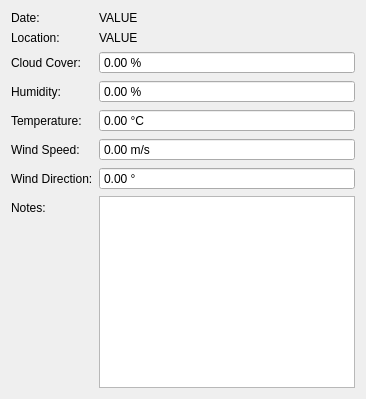
           <widget class="QWidget" name="flight_weather_tab">
            <attribute name="title">
             <string>Weather</string>
            </attribute>
            <layout class="QVBoxLayout" name="verticalLayout_27">
             <item>
              <layout class="QFormLayout" name="formLayout_15">
               <item row="2" column="0">
                <widget class="QLabel" name="label_63">
                 <property name="text">
                  <string>Cloud Cover:</string>
                 </property>
                </widget>
               </item>
               <item row="3" column="0">
                <widget class="QLabel" name="label_80">
                 <property name="text">
                  <string>Humidity:</string>
                 </property>
                </widget>
               </item>
               <item row="4" column="0">
                <widget class="QLabel" name="label_82">
                 <property name="text">
                  <string>Temperature:</string>
                 </property>
                </widget>
               </item>
               <item row="5" column="0">
                <widget class="QLabel" name="label_83">
                 <property name="text">
                  <string>Wind Speed:</string>
                 </property>
                </widget>
               </item>
               <item row="6" column="0">
                <widget class="QLabel" name="label_84">
                 <property name="text">
                  <string>Wind Direction:</string>
                 </property>
                </widget>
               </item>
               <item row="7" column="0">
                <widget class="QLabel" name="label_81">
                 <property name="text">
                  <string>Notes:</string>
                 </property>
                </widget>
               </item>
               <item row="7" column="1">
                <widget class="QPlainTextEdit" name="flight_weather_notes_plaintextedit"/>
               </item>
               <item row="2" column="1">
                <widget class="QDoubleSpinBox" name="flight_weather_cloud_cover_spinbox">
                 <property name="buttonSymbols">
                  <enum>QAbstractSpinBox::NoButtons</enum>
                 </property>
                 <property name="suffix">
                  <string> %</string>
                 </property>
                </widget>
               </item>
               <item row="3" column="1">
                <widget class="QDoubleSpinBox" name="flight_weather_humidity_spinbox">
                 <property name="buttonSymbols">
                  <enum>QAbstractSpinBox::NoButtons</enum>
                 </property>
                 <property name="suffix">
                  <string> %</string>
                 </property>
                </widget>
               </item>
               <item row="4" column="1">
                <widget class="QDoubleSpinBox" name="flight_weather_temperature_spinbox">
                 <property name="buttonSymbols">
                  <enum>QAbstractSpinBox::NoButtons</enum>
                 </property>
                 <property name="prefix">
                  <string/>
                 </property>
                 <property name="suffix">
                  <string> °C</string>
                 </property>
                </widget>
               </item>
               <item row="5" column="1">
                <widget class="QDoubleSpinBox" name="flight_weather_wind_speed_spinbox">
                 <property name="buttonSymbols">
                  <enum>QAbstractSpinBox::NoButtons</enum>
                 </property>
                 <property name="suffix">
                  <string> m/s</string>
                 </property>
                </widget>
               </item>
               <item row="6" column="1">
                <widget class="QDoubleSpinBox" name="flight_weather_wind_direction_spinbox">
                 <property name="buttonSymbols">
                  <enum>QAbstractSpinBox::NoButtons</enum>
                 </property>
                 <property name="prefix">
                  <string/>
                 </property>
                 <property name="suffix">
                  <string> °</string>
                 </property>
                </widget>
               </item>
               <item row="0" column="0">
                <widget class="QLabel" name="label_79">
                 <property name="text">
                  <string>Date:</string>
                 </property>
                </widget>
               </item>
               <item row="0" column="1">
                <widget class="QLabel" name="flight_weather_date_value">
                 <property name="text">
                  <string>VALUE</string>
                 </property>
                </widget>
               </item>
               <item row="1" column="0">
                <widget class="QLabel" name="label_85">
                 <property name="text">
                  <string>Location:</string>
                 </property>
                </widget>
               </item>
               <item row="1" column="1">
                <widget class="QLabel" name="flight_weather_location_value">
                 <property name="text">
                  <string>VALUE</string>
                 </property>
                </widget>
               </item>
              </layout>
             </item>
            </layout>
           </widget>
